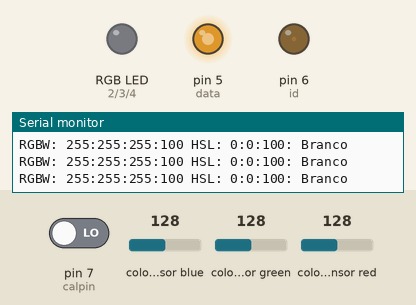
Bench run of a sketch on a simulated Arduino Uno, built with avr-gcc and run on an emulated ATmega328P. On the bench: an RGB LED mixed from three pins (HIGH = lit), output pins drawn as LEDs (lit = HIGH), the last lines printed to the serial monitor. Wiring (inferred from the names in the program): TCS3200 colour sensor: output pin 10; S2 pin 12; S3 pin 11; S0 pin 8; S1 pin 9. The inputs (shaded band) are chosen by the test bench; at power-on: colour sensor blue 128, pin 7 (calpin) LOW, colour sensor green 128, colour sensor red 128. EEPROM starts erased; pins used as bus, display or sensor lines are not drawn.

Above: at 1.2 s.
1.3 s: colour sensor blue set to 145
4.3 s: colour sensor blue set to 152
At 4.9 s:
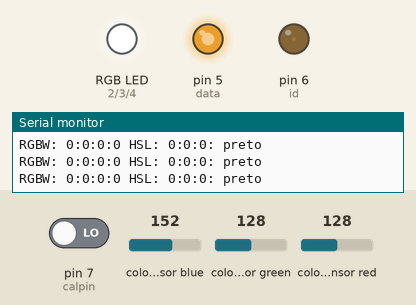
5.8 s: pin 7 (calpin) driven HIGH
At 8.6 s:
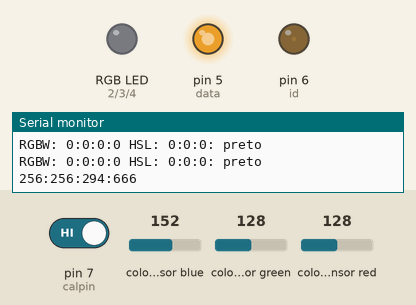
8.8 s: colour sensor green set to 5
At 10.7 s:
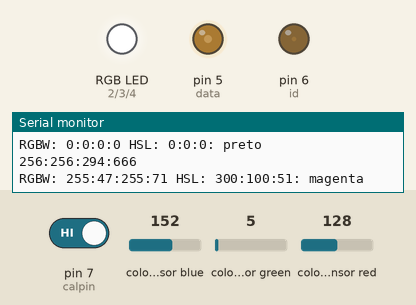
11.8 s: colour sensor red set to 5
At 12.91 s:
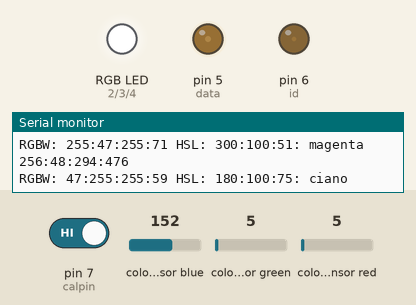
14.8 s: colour sensor blue set to 5
At 17.7 s:
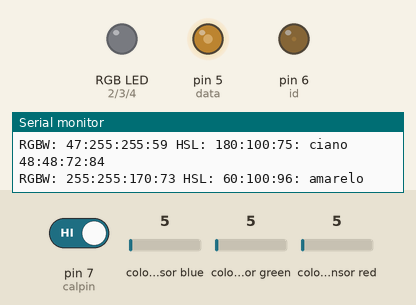
Timing chart, 0 to 24.9 s (numbered marks = the images above; inputs shaded):
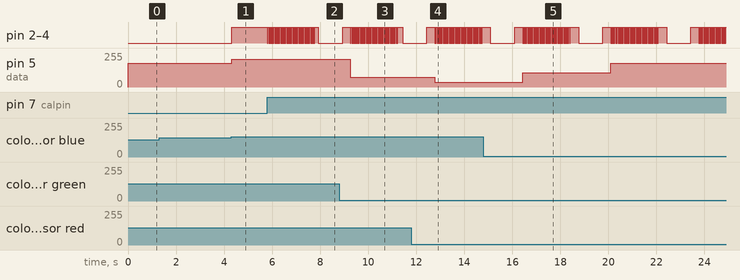

Measured:
- the behaviour switches between 147 and 148 on colour sensor blue (found by bisection; images 0 and 1)
- after the input at 4.3 s, pin 2 (redpin), pin 3 (greenpin), pin 4 (bluepin): LOW → HIGH at once; pin 5 (data): 180/255 → 210/255 at once
- after the input at 5.8 s, pin 2 (redpin), pin 3 (greenpin), pin 4 (bluepin): goes 39 × (LOW 0.03 s, HIGH 0.03 s), LOW 0.03 s, HIGH 0.14 s, then LOW, starting at once
- after the input at 8.8 s, pin 5 (data): 210/255 → 72/255 after 0.46 s
- after the input at 11.8 s, pin 5 (data): 72/255 → 36/255 after 0.97 s
- after the input at 14.8 s, pin 5 (data): 36/255 → 108/255 after 1.6 s, → 180/255 3.7 s later

The sketch:

cor-hsl.ino
```cpp
#include <EEPROM.h>

// Programa : Detector de cores usando modulo TCS230
//
// Baseado no programa original de Martin Mason, obtido de
// http://www.arduinoecia.com.br/2014/02/sensor-de-reconhecimento-de-cor-tcs230.html

// Elaborado por Masaki Kawabata Neto
// https://github.com/masakik/arduino-cor

// Pinos de conexao do modulo TCS230
// OE do sensor deve ser connectado no terra
const byte s0 = 8;
const byte s1 = 9;
const byte s2 = 12;
const byte s3 = 11;
const byte out = 10;

// estes pinos são para exportar a informação de cor para o módulo de controle da PETE
// um sinal de dados (pino 5)
// e outro sinal de controle do sensor de cor (vcc->68K-3k3->gnd)
// http://loja.pete.com.br/
const byte data = 5;
const byte id = 6;

// pino de calibracao. Resistor pro terra. Se alto, calibra
const byte calpin = 7;

// pinos do led RGB
const byte redpin = 2;
const byte greenpin = 3;
const byte bluepin = 4;

// Variaveis que armazenam o valor das cores
int red = 0;
int green = 0;
int blue = 0;
int white = 0;
double hsl[3];

const int scale = 5000; // maior divide mais, depende do divisor do sensor
// 5000 vai bem para 100%
// 600 vai bem para 20%
const int bl = 15; // black level: valor abaixo de luninancia é considerado preto
const int wl = 80; // white level

// parametros de calibracao lidos da memoria flash
int cal_r;
int cal_g;
int cal_b;
int cal_w;
int eeAddress;

// -------------------------------------------------------------
void setup()
{
  pinMode(s0, OUTPUT);
  pinMode(s1, OUTPUT);
  pinMode(s2, OUTPUT);
  pinMode(s3, OUTPUT);
  pinMode(out, INPUT);
  pinMode(calpin, INPUT);
  pinMode(redpin, OUTPUT);
  pinMode(greenpin, OUTPUT);
  pinMode(bluepin, OUTPUT);
  pinMode(data, OUTPUT);
  pinMode(id, OUTPUT);

  analogWrite(id, 8);  // seta o id de cor

  Serial.begin(57600);

  // ecolha uma das opções abaixo

  //  digitalWrite(s0, HIGH);  // define escala 20%
  //  digitalWrite(s1, LOW);

  digitalWrite(s0, HIGH);  // define escala 100%
  digitalWrite(s1, HIGH);

  readConfig(); // le configuracao da memoria flash
}

void loop()
{
  if (digitalRead(calpin)) {
    calibrate();
  }
  color(); // le as cores RGBW
  rgbToHsl(red, green, blue, hsl); // converte para HSL
  print_serial(); // mostra os resultados
}

void calibrate () {
  int i;
  for (i = 0; i < 40; i++) { // pisca por 2s
    ledcolor('w');
    delay (25);
    ledcolor('k');
    delay (25);
  }
  cal_r = cal_g =  cal_b = cal_w = 0;
  for (i = 0; i < 10; i++) { // faz a média de 10 leituras
    cal_r += getFrequency(out, 'r');
    cal_g += getFrequency(out, 'g');
    cal_b += getFrequency(out, 'b');
    cal_w += getFrequency(out, 'w');
  }
  cal_r /= 10;
  cal_g /= 10;
  cal_b /= 10;
  cal_w /= 10;

  Serial.print(cal_r, DEC);
  Serial.print(":");
  Serial.print(cal_g, DEC);
  Serial.print(":");
  Serial.print(cal_b, DEC);
  Serial.print(":");
  Serial.println(cal_w, DEC);

  ledcolor('w');
  writeConfig();
  delay (1000);
  ledcolor('k');
  delay (300);
  readConfig();
}

void readConfig() {
  eeAddress = 0;
  EEPROM.get( eeAddress, cal_r ); eeAddress += sizeof(int);
  EEPROM.get( eeAddress, cal_g ); eeAddress += sizeof(int);
  EEPROM.get( eeAddress, cal_b ); eeAddress += sizeof(int);
  EEPROM.get( eeAddress, cal_w );
}

void writeConfig() {
  eeAddress = 0;
  EEPROM.put( eeAddress, cal_r ); eeAddress += sizeof(int);
  EEPROM.put( eeAddress, cal_g ); eeAddress += sizeof(int);
  EEPROM.put( eeAddress, cal_b ); eeAddress += sizeof(int);
  EEPROM.put( eeAddress, cal_w );
}

void print_serial () //Mostra no serial monitor os valores detectados
{
  Serial.print("RGBW: ");
  Serial.print(red, DEC);
  Serial.print(":");
  Serial.print(green, DEC);
  Serial.print(":");
  Serial.print(blue, DEC);
  Serial.print(":");
  Serial.print(white, DEC);

  Serial.print(" HSL: ");
  Serial.print(int(hsl[0]), DEC);
  Serial.print(':');
  Serial.print(int(hsl[1]), DEC);
  Serial.print(':');
  Serial.print(int(hsl[2]), DEC);
  Serial.print(':');

  if (white < bl || (hsl[1] < 20 && white < 40)) {
    Serial.write(" preto ");
    ledcolor('k');
    analogWrite(data, 210);
  }

  if (hsl[1] < 20 && 40 < white && white < 60) {
    Serial.write(" Cinza ");
    ledcolor('k');
    analogWrite(data, 210);
  }

  if (white > wl || (hsl[1] < 20 && white > 60)) {
    Serial.write(" Branco ");
    ledcolor('w');
    analogWrite(data, 180);
  }

  if (bl < white && white < wl && hsl[1] > 20)
  {
    if ((120 - 30) < hsl[0] && hsl[0] < (120 + 30)) {
      Serial.print(" verde ");
      ledcolor('g');
      analogWrite(data, 144);
    }
    if ((240 - 30) < hsl[0] && hsl[0] < (240 + 30)) {
      Serial.print(" azul ");
      ledcolor('b');
      analogWrite(data, 36);
    }
    if ((360 - 30) < hsl[0] || hsl[0] < (0 + 30)) {
      Serial.print(" vermelho ");
      ledcolor('r');
      analogWrite(data, 72);
    }
    if ((180 - 30) < hsl[0] && hsl[0] < (180 + 30)) {
      Serial.print(" ciano ");
      ledcolor('c');
      analogWrite(data, 36); // indefinido: 255
    }
    if ((300 - 30) < hsl[0] && hsl[0] < (300 + 30)) {
      Serial.print(" magenta ");
      ledcolor('m');
      analogWrite(data, 72); // indefinido
    }
    if ((60 - 30) < hsl[0] && hsl[0] < (60 + 30)) {
      Serial.print(" amarelo ");
      ledcolor('y');
      analogWrite(data, 108);
    }
  }
  Serial.println();
}

void ledcolor(char color) {  //valores: wkrgbcmy
  switch (color) {
    case 'w':
      digitalWrite(bluepin, LOW);
      digitalWrite(redpin, LOW);
      digitalWrite(greenpin, LOW);
      break;
    case 'k':
      digitalWrite(redpin, HIGH);
      digitalWrite(greenpin, HIGH);
      digitalWrite(bluepin, HIGH);
      break;
    case 'r':
      digitalWrite(redpin, LOW);
      digitalWrite(greenpin, HIGH);
      digitalWrite(bluepin, HIGH);
      break;
    case 'g':
      digitalWrite(redpin, HIGH);
      digitalWrite(greenpin, LOW);
      digitalWrite(bluepin, HIGH);
      break;
    case 'b':
      digitalWrite(redpin, HIGH);
      digitalWrite(greenpin, HIGH);
      digitalWrite(bluepin, LOW);
      break;
    case 'c':
      digitalWrite(redpin, HIGH);
      digitalWrite(greenpin, LOW);
      digitalWrite(bluepin, LOW);
      break;
    case 'm':
      digitalWrite(redpin, LOW);
      digitalWrite(greenpin, HIGH);
      digitalWrite(bluepin, LOW);
      break;
    case 'y':
      digitalWrite(greenpin, LOW);
      digitalWrite(redpin, LOW);
      digitalWrite(bluepin, HIGH);
      break;
  }
}

long getFrequency(int pin, char color) {
  const int SAMPLES = 16; // faz media de tempo para N pulsos de frequencia
  long freq;
  unsigned int j;

  switch (color) {
    case 'r':
      digitalWrite(s2, LOW);
      digitalWrite(s3, LOW);
      break;
    case 'g':
      digitalWrite(s2, HIGH);
      digitalWrite(s3, HIGH);
      break;
    case 'b':
      digitalWrite(s2, LOW);
      digitalWrite(s3, HIGH);
      break;
    case 'w':
      digitalWrite(s2, HIGH);
      digitalWrite(s3, LOW);
      break;
  }
  delay(1); // teste para ver se muda algo
  freq = 0;
  for (j = 0; j < SAMPLES; j++)
    freq += 500000 / pulseIn(pin, HIGH, 50000);
  return (freq / SAMPLES) / (scale / 100);
}

/**
   Converts an RGB color value to HSL. Conversion formula
   adapted from http://en.wikipedia.org/wiki/HSL_color_space.
   Assumes r, g, and b are contained in the set [0, 255] and
   returns h, s, and l in the set [0-360, 0-100, 0-100].

   @param   Number  r       The red color value
   @param   Number  g       The green color value
   @param   Number  b       The blue color value
   @return  Array           The HSL representation
*/
void rgbToHsl(byte r, byte g, byte b, double hsl[]) {
  double rd = (double) r / 255;
  double gd = (double) g / 255;
  double bd = (double) b / 255;
  double max = threeway_max(rd, gd, bd);
  double min = threeway_min(rd, gd, bd);
  double h, s, l = (max + min) / 2;
  l = rd * 0.3 + gd * 0.59 + bd * 0.11; // usando luma ao inves de luminancia

  if (max == min) {
    h = s = 0; // achromatic
  } else {
    double d = max - min;
    s = l > 0.5 ? d / (2 - max - min) : d / (max + min);
    if (max == rd) {
      h = (gd - bd) / d + (gd < bd ? 6 : 0);
    } else if (max == gd) {
      h = (bd - rd) / d + 2;
    } else if (max == bd) {
      h = (rd - gd) / d + 4;
    }
    h /= 6;
  }
  hsl[0] = h * 360;
  hsl[1] = s * 100;
  hsl[2] = l * 100;
}

double threeway_max(double a, double b, double c) {
  return max(a, max(b, c));
}

double threeway_min(double a, double b, double c) {
  return min(a, min(b, c));
}

void color() //Rotina que le o valor das cores
{
  double f;
  f = getFrequency(out, 'w');
  white = f * 100 / cal_w; // white vai de 0 a 100
  if (white < 0) white = 0;  // nao sei se precisa desse mas ...
  if (white > 100) white = 100;  // corrige pequenas variaçoes de calibracao

  if (white > bl) {
    f = getFrequency(out, 'r');
    red = f * 255 / cal_r;  // RGB escalam até 255.
    if (red < 0) red = 0;   // para compatibilidade com conversor para HSL
    if (red > 255) red = 255;

    f = getFrequency(out, 'g');
    green = f * 255 / cal_g;
    if (green < 0) green = 0;
    if (green > 255) green = 255;

    f = getFrequency(out, 'b');
    blue = f * 255 / cal_b;
    if (blue < 0) blue = 0;
    if (blue > 255) blue = 255;
  }
  else {
    red = 0;
    green = 0;
    blue = 0;
  }
}
```
